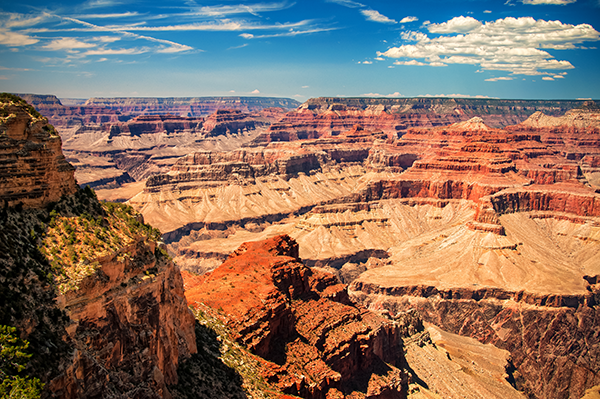
#> input picture datasets/nature/grand_canyon.png, 600 x 399 px, found by its file name
$ python arithmetic.py --image grand_canyon.png
#> lines starting #> are read from the running program, lines starting #| are printed output that depends on the picture
# USAGE
# python arithmetic.py --image grand_canyon.png

# import the necessary packages
import numpy as np
import argparse
import cv2

# construct the argument parser and parse the arguments
ap = argparse.ArgumentParser()
ap.add_argument("-i", "--image", required=True, help="Path to the image")
args = vars(ap.parse_args())

# load the image and show it
image = cv2.imread(args["image"])
#> image is the input picture: shape (399, 600, 3); mean B, G, R 97.3, 113.1, 138.6
cv2.imshow("Original", image)

# images are NumPy arrays, stored as unsigned 8 bit integers -- this
# that the values of our pixels will be in the range [0, 255]; when
# using functions like cv2.add and cv2.subtract, values will be clipped
# to this range, even if the added or subtracted values fall outside the
# range of [0, 255]. Check out an example:
print("max of 255: {}".format(str(cv2.add(np.uint8([200]), np.uint8([100])))))
print("min of 0: {}".format(str(cv2.subtract(np.uint8([50]), np.uint8([100])))))

# NOTE: if you use NumPy arithmetic operations on these arrays, the value
# will be modulos (wrap around) instead of being  clipped to the [0, 255]
# range. This is important to keep in mind when working with images.
print("wrap around: {}".format(str(np.uint8([200]) + np.uint8([100]))))
print("wrap around: {}".format(str(np.uint8([50]) - np.uint8([100]))))

# let's increase the intensity of all pixels in our image by 100 -- we
# accomplish this by constructing a NumPy array that is the same size of
# our matrix (filled with ones) and the multiplying it by 100 to create an
# array filled with 100's, then we simply add the images together; notice
# how the image is "brighter"
M = np.ones(image.shape, dtype = "uint8") * 75
added = cv2.add(image, M)
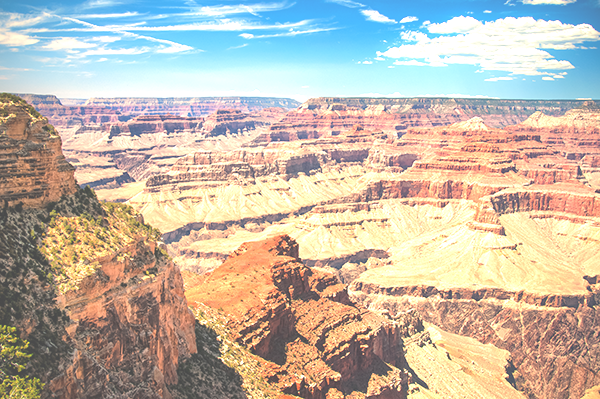
#> added: shape (399, 600, 3); mean B, G, R 170.6, 185.5, 195.3
print(added[152,61])
#| [ 99 117 176]
cv2.imshow("Added", added)

# similarly, we can subtract 50 from all pixels in our image and make it
# darker
M = np.ones(image.shape, dtype = "uint8") * 50
subtracted = cv2.subtract(image, M)
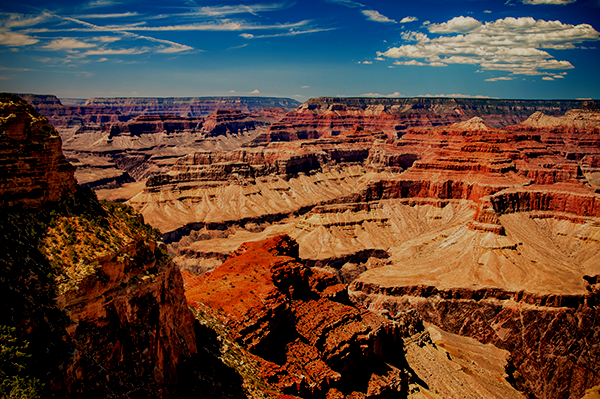
#> subtracted: shape (399, 600, 3); mean B, G, R 54.1, 68.1, 94.3
cv2.imshow("Subtracted", subtracted)
cv2.waitKey(0)

$ run again, with datasets/nature/antelopecanyon_01.png copied over datasets/nature/grand_canyon.png
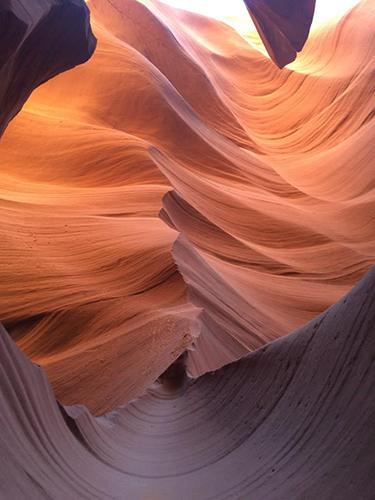
#> input picture datasets/nature/antelopecanyon_01.png, 375 x 500 px, found by its file name
#> image is the input picture: shape (500, 375, 3); mean B, G, R 80.9, 93.6, 154
#> `added = cv2.add(image, M)`:
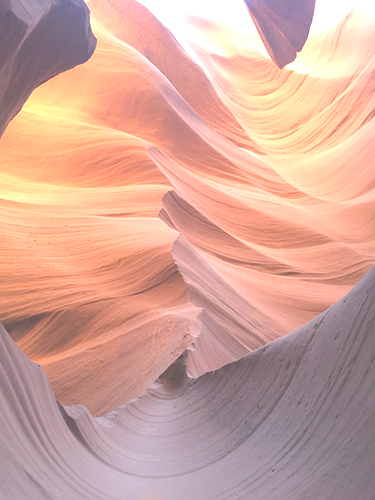
#> added: shape (500, 375, 3); mean B, G, R 154.8, 167, 211.8
#| [145 199 255]
#> `subtracted = cv2.subtract(image, M)`:
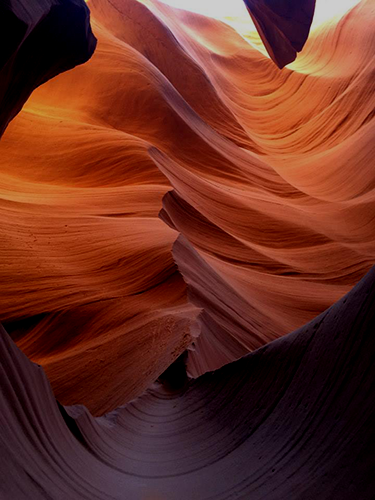
#> subtracted: shape (500, 375, 3); mean B, G, R 32.7, 45.4, 104.2

$ run again, with datasets/nature/antelopecanyon_02.png copied over datasets/nature/grand_canyon.png
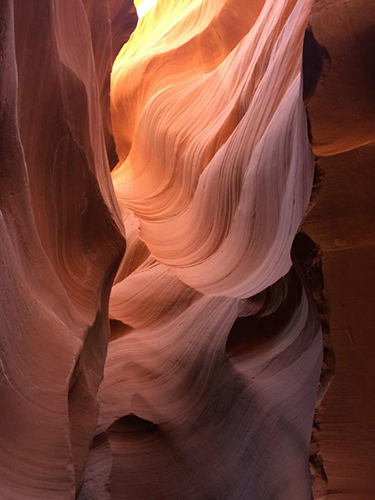
#> input picture datasets/nature/antelopecanyon_02.png, 375 x 500 px, found by its file name
#> image is the input picture: shape (500, 375, 3); mean B, G, R 54.5, 67.2, 119.7
#> `added = cv2.add(image, M)`:
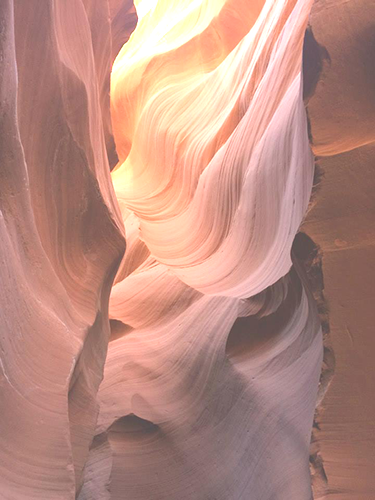
#> added: shape (500, 375, 3); mean B, G, R 129.4, 140.8, 185.7
#| [ 94 101 140]
#> `subtracted = cv2.subtract(image, M)`:
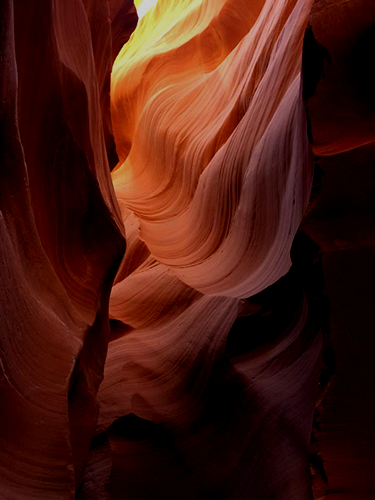
#> subtracted: shape (500, 375, 3); mean B, G, R 16.3, 25.7, 70.6

$ run again, with datasets/nature/antelopecanyon_03.png copied over datasets/nature/grand_canyon.png
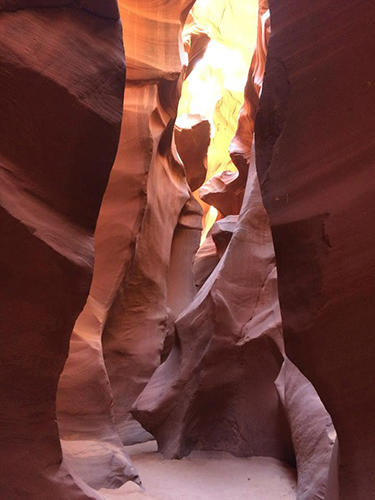
#> input picture datasets/nature/antelopecanyon_03.png, 375 x 500 px, found by its file name
#> image is the input picture: shape (500, 375, 3); mean B, G, R 59.4, 65.4, 112.2
#> `added = cv2.add(image, M)`:
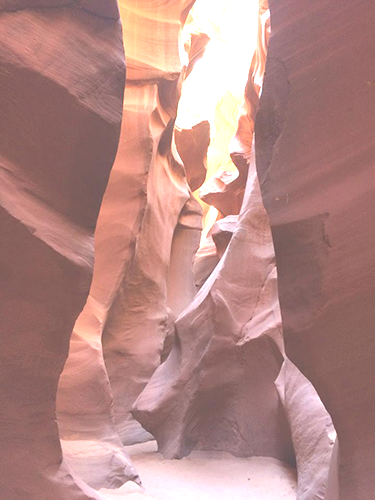
#> added: shape (500, 375, 3); mean B, G, R 132.6, 136.9, 180.7
#| [ 93  96 134]
#> `subtracted = cv2.subtract(image, M)`:
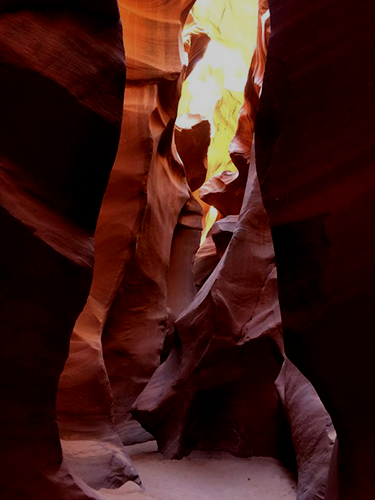
#> subtracted: shape (500, 375, 3); mean B, G, R 22, 26.4, 62.3
